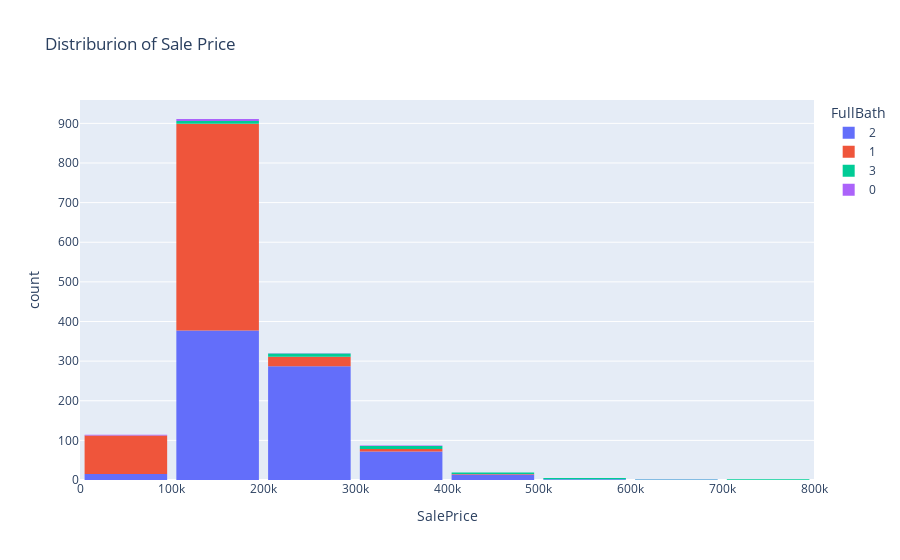

The notebook cell this image was saved under:
### Code cell
fig = px.histogram(prices_df,
                   x='SalePrice',
                   color='FullBath',
                   nbins=10,
                   title='Distriburion of Sale Price')
fig.update_layout(bargap=0.1)
fig.show()

### Figure 1 — Plotly figure (JSON) as saved in the notebook; plotly's stock layout.template omitted (floating-point values rounded to 4 significant figures; data arrays with more than 128 entries replaced by an {"elided": "..."} marker saying what was removed)
{"data": [{"alignmentgroup": "True", "bingroup": "x", "hovertemplate": "FullBath=2<br>SalePrice=%{x}<br>count=%{y}<extra></extra>", "legendgroup": "2", "marker": {"color": "#636efa", "pattern": {"shape": ""}}, "name": "2", "nbinsx": 10, "offsetgroup": "2", "orientation": "v", "showlegend": true, "type": "histogram", "x": {"elided": "768 int values"}, "xaxis": "x", "yaxis": "y"}, {"alignmentgroup": "True", "bingroup": "x", "hovertemplate": "FullBath=1<br>SalePrice=%{x}<br>count=%{y}<extra></extra>", "legendgroup": "1", "marker": {"color": "#EF553B", "pattern": {"shape": ""}}, "name": "1", "nbinsx": 10, "offsetgroup": "1", "orientation": "v", "showlegend": true, "type": "histogram", "x": {"elided": "650 int values"}, "xaxis": "x", "yaxis": "y"}, {"alignmentgroup": "True", "bingroup": "x", "hovertemplate": "FullBath=3<br>SalePrice=%{x}<br>count=%{y}<extra></extra>", "legendgroup": "3", "marker": {"color": "#00cc96", "pattern": {"shape": ""}}, "name": "3", "nbinsx": 10, "offsetgroup": "3", "orientation": "v", "showlegend": true, "type": "histogram", "x": [345000, 325300, 309000, 438780, 320000, 171000, 295000, 342643, 198500, 340000, 430000, 184750, 200624, 325000, 225000, 227875, 755000, 179000, 299800, 538000, 485000, 582933, 240000, 556581, 424870, 625000, 200500, 745000, 178000, 381000, 170000, 189000, 250000], "xaxis": "x", "yaxis": "y"}, {"alignmentgroup": "True", "bingroup": "x", "hovertemplate": "FullBath=0<br>SalePrice=%{x}<br>count=%{y}<extra></extra>", "legendgroup": "0", "marker": {"color": "#ab63fa", "pattern": {"shape": ""}}, "name": "0", "nbinsx": 10, "offsetgroup": "0", "orientation": "v", "showlegend": true, "type": "histogram", "x": [385000, 153337, 61000, 194201, 144000, 35311, 108959, 145000, 260000], "xaxis": "x", "yaxis": "y"}], "layout": {"bargap": 0.1, "barmode": "relative", "legend": {"title": {"text": "FullBath"}, "tracegroupgap": 0}, "title": {"text": "Distriburion of Sale Price"}, "xaxis": {"anchor": "y", "domain": [0, 1], "title": {"text": "SalePrice"}}, "yaxis": {"anchor": "x", "domain": [0, 1], "title": {"text": "count"}}}}
